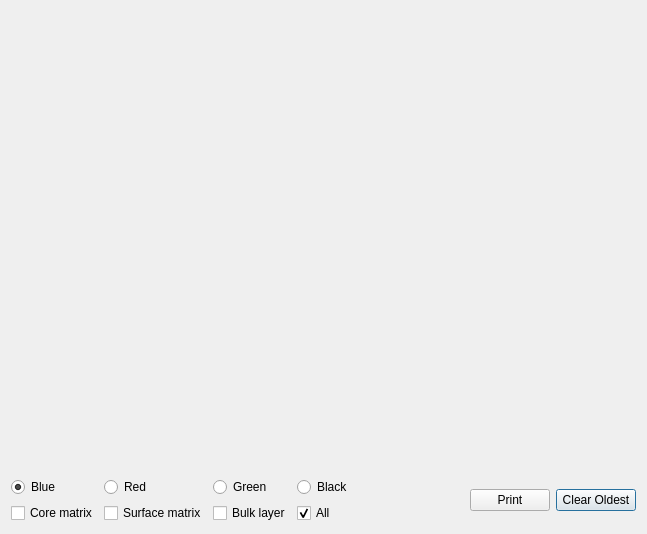
<?xml version="1.0" encoding="UTF-8"?>
<ui version="4.0">
 <class>MuDensDialog</class>
 <widget class="QDialog" name="MuDensDialog">
  <property name="geometry">
   <rect>
    <x>0</x>
    <y>0</y>
    <width>647</width>
    <height>534</height>
   </rect>
  </property>
  <property name="sizePolicy">
   <sizepolicy hsizetype="Preferred" vsizetype="Preferred">
    <horstretch>0</horstretch>
    <verstretch>0</verstretch>
   </sizepolicy>
  </property>
  <property name="windowTitle">
   <string>rho vs mu</string>
  </property>
  <layout class="QGridLayout" name="gridLayout_2">
   <item row="0" column="0" colspan="4">
    <widget class="QCustomPlot" name="mainData" native="true"/>
   </item>
   <item row="1" column="0">
    <layout class="QGridLayout" name="gridLayout">
     <item row="0" column="0">
      <widget class="QRadioButton" name="rb_blue">
       <property name="text">
        <string>Blue</string>
       </property>
       <property name="checked">
        <bool>true</bool>
       </property>
      </widget>
     </item>
     <item row="0" column="1">
      <widget class="QRadioButton" name="rb_red">
       <property name="text">
        <string>Red</string>
       </property>
      </widget>
     </item>
     <item row="0" column="2">
      <widget class="QRadioButton" name="rb_green">
       <property name="text">
        <string>Green</string>
       </property>
      </widget>
     </item>
     <item row="0" column="3">
      <widget class="QRadioButton" name="rb_black">
       <property name="text">
        <string>Black</string>
       </property>
      </widget>
     </item>
     <item row="1" column="0">
      <widget class="QCheckBox" name="checkBox_zk1">
       <property name="enabled">
        <bool>true</bool>
       </property>
       <property name="text">
        <string>Core matrix</string>
       </property>
       <property name="checked">
        <bool>false</bool>
       </property>
       <property name="tristate">
        <bool>false</bool>
       </property>
      </widget>
     </item>
     <item row="1" column="1">
      <widget class="QCheckBox" name="checkBox_zk2">
       <property name="text">
        <string>Surface matrix</string>
       </property>
       <property name="checked">
        <bool>false</bool>
       </property>
      </widget>
     </item>
     <item row="1" column="2">
      <widget class="QCheckBox" name="checkBox_zk3">
       <property name="text">
        <string>Bulk layer</string>
       </property>
       <property name="checked">
        <bool>false</bool>
       </property>
      </widget>
     </item>
     <item row="1" column="3">
      <widget class="QCheckBox" name="checkBox_zk0">
       <property name="text">
        <string>All</string>
       </property>
       <property name="checked">
        <bool>true</bool>
       </property>
      </widget>
     </item>
    </layout>
   </item>
   <item row="1" column="1">
    <spacer name="horizontalSpacer">
     <property name="orientation">
      <enum>Qt::Horizontal</enum>
     </property>
     <property name="sizeHint" stdset="0">
      <size>
       <width>71</width>
       <height>20</height>
      </size>
     </property>
    </spacer>
   </item>
   <item row="1" column="3">
    <widget class="QPushButton" name="clear_button">
     <property name="text">
      <string>Clear Oldest</string>
     </property>
    </widget>
   </item>
   <item row="1" column="2">
    <widget class="QPushButton" name="printButton">
     <property name="text">
      <string>Print</string>
     </property>
    </widget>
   </item>
  </layout>
 </widget>
 <customwidgets>
  <customwidget>
   <class>QCustomPlot</class>
   <extends>QWidget</extends>
   <header location="global">qcustomplot.h</header>
   <container>1</container>
  </customwidget>
 </customwidgets>
 <resources/>
 <connections/>
</ui>
